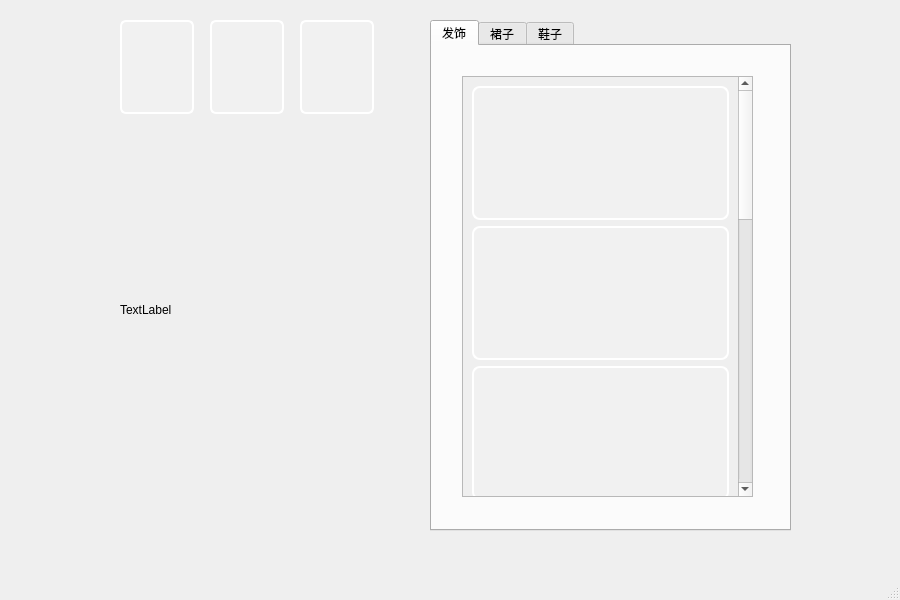
<?xml version="1.0" encoding="UTF-8"?>
<ui version="4.0">
 <class>MainWindow</class>
 <widget class="QMainWindow" name="MainWindow">
  <property name="geometry">
   <rect>
    <x>0</x>
    <y>0</y>
    <width>900</width>
    <height>600</height>
   </rect>
  </property>
  <property name="sizePolicy">
   <sizepolicy hsizetype="Expanding" vsizetype="Expanding">
    <horstretch>0</horstretch>
    <verstretch>0</verstretch>
   </sizepolicy>
  </property>
  <property name="windowTitle">
   <string>MainWindow</string>
  </property>
  <property name="styleSheet">
   <string notr="true">background-image:url(:/images/bg_room.png);
background-repeat:no-repeat;
background-position:center;
background-size:cover;</string>
  </property>
  <widget class="QWidget" name="centralwidget">
   <property name="styleSheet">
    <string notr="true">background-image:url(:/images/bg_room.jpg);
background-repeat:no-repeat;
background-position:center;
background-size:cover;</string>
   </property>
   <widget class="QStackedWidget" name="stackedWidget">
    <property name="geometry">
     <rect>
      <x>0</x>
      <y>0</y>
      <width>900</width>
      <height>600</height>
     </rect>
    </property>
    <property name="sizePolicy">
     <sizepolicy hsizetype="Fixed" vsizetype="Fixed">
      <horstretch>0</horstretch>
      <verstretch>0</verstretch>
     </sizepolicy>
    </property>
    <property name="autoFillBackground">
     <bool>false</bool>
    </property>
    <property name="currentIndex">
     <number>1</number>
    </property>
    <widget class="QWidget" name="page">
     <property name="sizePolicy">
      <sizepolicy hsizetype="Fixed" vsizetype="Fixed">
       <horstretch>0</horstretch>
       <verstretch>0</verstretch>
      </sizepolicy>
     </property>
     <property name="autoFillBackground">
      <bool>false</bool>
     </property>
     <widget class="StartScreenWidget" name="startScreenWidget" native="true">
      <property name="geometry">
       <rect>
        <x>0</x>
        <y>0</y>
        <width>900</width>
        <height>600</height>
       </rect>
      </property>
      <property name="sizePolicy">
       <sizepolicy hsizetype="Fixed" vsizetype="Fixed">
        <horstretch>0</horstretch>
        <verstretch>0</verstretch>
       </sizepolicy>
      </property>
      <property name="autoFillBackground">
       <bool>false</bool>
      </property>
     </widget>
    </widget>
    <widget class="QWidget" name="page_2">
     <property name="sizePolicy">
      <sizepolicy hsizetype="Fixed" vsizetype="Fixed">
       <horstretch>0</horstretch>
       <verstretch>0</verstretch>
      </sizepolicy>
     </property>
     <property name="autoFillBackground">
      <bool>false</bool>
     </property>
     <widget class="QPushButton" name="btnPerson1">
      <property name="geometry">
       <rect>
        <x>120</x>
        <y>20</y>
        <width>74</width>
        <height>94</height>
       </rect>
      </property>
      <property name="styleSheet">
       <string notr="true">QPushButton {
    qproperty-alignment: AlignCenter;
    border-radius: 6px;
    border: 2px solid white;
    background-color: rgba(255,255,255,0.15);
    min-width: 70px;
    min-height: 90px;
    icon-size: 60px 80px; /* 小人图片缩小 */
}
QPushButton:hover {
    border: 2px solid #ffb6d9;
    background-color: rgba(255,182,217,0.25);
}
QPushButton:pressed {
    border: 2px solid #ff88bb;
}</string>
      </property>
      <property name="text">
       <string/>
      </property>
      <property name="icon">
       <iconset resource="images.qrc">
        <normaloff>:/images/person1.png</normaloff>:/images/person1.png</iconset>
      </property>
     </widget>
     <widget class="QPushButton" name="btnPerson2">
      <property name="geometry">
       <rect>
        <x>210</x>
        <y>20</y>
        <width>74</width>
        <height>94</height>
       </rect>
      </property>
      <property name="styleSheet">
       <string notr="true">QPushButton {
    qproperty-alignment: AlignCenter;
    border-radius: 6px;
    border: 2px solid white;
    background-color: rgba(255,255,255,0.15);
    min-width: 70px;
    min-height: 90px;
    icon-size: 60px 80px; /* 小人图片缩小 */
}
QPushButton:hover {
    border: 2px solid #ffb6d9;
    background-color: rgba(255,182,217,0.25);
}
QPushButton:pressed {
    border: 2px solid #ff88bb;
}</string>
      </property>
      <property name="text">
       <string/>
      </property>
      <property name="icon">
       <iconset resource="images.qrc">
        <normaloff>:/images/person2.png</normaloff>:/images/person2.png</iconset>
      </property>
     </widget>
     <widget class="QPushButton" name="btnPerson3">
      <property name="geometry">
       <rect>
        <x>300</x>
        <y>20</y>
        <width>74</width>
        <height>94</height>
       </rect>
      </property>
      <property name="styleSheet">
       <string notr="true">QPushButton {
    qproperty-alignment: AlignCenter;
    border-radius: 6px;
    border: 2px solid white;
    background-color: rgba(255,255,255,0.15);
    min-width: 70px;
    min-height: 90px;
    icon-size: 60px 80px; /* 小人图片缩小 */
}
QPushButton:hover {
    border: 2px solid #ffb6d9;
    background-color: rgba(255,182,217,0.25);
}
QPushButton:pressed {
    border: 2px solid #ff88bb;
}</string>
      </property>
      <property name="text">
       <string/>
      </property>
      <property name="icon">
       <iconset resource="images.qrc">
        <normaloff>:/images/person3.png</normaloff>:/images/person3.png</iconset>
      </property>
     </widget>
     <widget class="QLabel" name="personLabel">
      <property name="geometry">
       <rect>
        <x>120</x>
        <y>110</y>
        <width>300</width>
        <height>400</height>
       </rect>
      </property>
      <property name="minimumSize">
       <size>
        <width>300</width>
        <height>400</height>
       </size>
      </property>
      <property name="styleSheet">
       <string notr="true">background: transparent;</string>
      </property>
      <property name="text">
       <string>TextLabel</string>
      </property>
      <property name="scaledContents">
       <bool>false</bool>
      </property>
     </widget>
     <widget class="QTabWidget" name="tabWidget">
      <property name="geometry">
       <rect>
        <x>430</x>
        <y>20</y>
        <width>361</width>
        <height>511</height>
       </rect>
      </property>
      <property name="styleSheet">
       <string notr="true"/>
      </property>
      <property name="currentIndex">
       <number>0</number>
      </property>
      <widget class="QWidget" name="tab">
       <attribute name="title">
        <string>发饰</string>
       </attribute>
       <widget class="QScrollArea" name="scrollArea">
        <property name="geometry">
         <rect>
          <x>30</x>
          <y>30</y>
          <width>291</width>
          <height>421</height>
         </rect>
        </property>
        <property name="widgetResizable">
         <bool>true</bool>
        </property>
        <widget class="QWidget" name="scrollAreaWidgetContents">
         <property name="geometry">
          <rect>
           <x>0</x>
           <y>0</y>
           <width>275</width>
           <height>1272</height>
          </rect>
         </property>
         <layout class="QGridLayout" name="gridLayout">
          <item row="5" column="0">
           <widget class="QPushButton" name="hair6">
            <property name="styleSheet">
             <string notr="true">QPushButton {
    qproperty-alignment: AlignCenter;
    border-radius: 8px;
    border: 2px solid white;
    background-color: rgba(255,255,255,0.15);
    min-width: 110px;
    min-height: 130px;
    icon-size: 95px 105px;
}
/* 鼠标悬浮上去 → 粉色高亮（你要的效果） */
QPushButton:hover {
    border: 2px solid #ffb6d9;
    background-color: rgba(255,182,217,0.25);
}
/* 点击瞬间轻微变色，不保留框 */
QPushButton:pressed {
    border: 2px solid #ff88bb;
}</string>
            </property>
            <property name="text">
             <string/>
            </property>
            <property name="icon">
             <iconset resource="images.qrc">
              <normaloff>:/images/hair6_thumb.png</normaloff>:/images/hair6_thumb.png</iconset>
            </property>
            <property name="checkable">
             <bool>false</bool>
            </property>
           </widget>
          </item>
          <item row="4" column="0">
           <widget class="QPushButton" name="hair5">
            <property name="styleSheet">
             <string notr="true">QPushButton {
    qproperty-alignment: AlignCenter;
    border-radius: 8px;
    border: 2px solid white;
    background-color: rgba(255,255,255,0.15);
    min-width: 110px;
    min-height: 130px;
    icon-size: 95px 105px;
}
/* 鼠标悬浮上去 → 粉色高亮（你要的效果） */
QPushButton:hover {
    border: 2px solid #ffb6d9;
    background-color: rgba(255,182,217,0.25);
}
/* 点击瞬间轻微变色，不保留框 */
QPushButton:pressed {
    border: 2px solid #ff88bb;
}</string>
            </property>
            <property name="text">
             <string/>
            </property>
            <property name="icon">
             <iconset resource="images.qrc">
              <normaloff>:/images/hair5_thumb.png</normaloff>:/images/hair5_thumb.png</iconset>
            </property>
            <property name="checkable">
             <bool>false</bool>
            </property>
           </widget>
          </item>
          <item row="6" column="0">
           <widget class="QPushButton" name="hair7">
            <property name="styleSheet">
             <string notr="true">QPushButton {
    qproperty-alignment: AlignCenter;
    border-radius: 8px;
    border: 2px solid white;
    background-color: rgba(255,255,255,0.15);
    min-width: 110px;
    min-height: 130px;
    icon-size: 95px 105px;
}
/* 鼠标悬浮上去 → 粉色高亮（你要的效果） */
QPushButton:hover {
    border: 2px solid #ffb6d9;
    background-color: rgba(255,182,217,0.25);
}
/* 点击瞬间轻微变色，不保留框 */
QPushButton:pressed {
    border: 2px solid #ff88bb;
}</string>
            </property>
            <property name="text">
             <string/>
            </property>
            <property name="icon">
             <iconset resource="images.qrc">
              <normaloff>:/images/hair7_thumb.png</normaloff>:/images/hair7_thumb.png</iconset>
            </property>
            <property name="checkable">
             <bool>false</bool>
            </property>
           </widget>
          </item>
          <item row="2" column="0">
           <widget class="QPushButton" name="hair3">
            <property name="styleSheet">
             <string notr="true">QPushButton {
    qproperty-alignment: AlignCenter;
    border-radius: 8px;
    border: 2px solid white;
    background-color: rgba(255,255,255,0.15);
    min-width: 110px;
    min-height: 130px;
    icon-size: 95px 105px;
}
/* 鼠标悬浮上去 → 粉色高亮（你要的效果） */
QPushButton:hover {
    border: 2px solid #ffb6d9;
    background-color: rgba(255,182,217,0.25);
}
/* 点击瞬间轻微变色，不保留框 */
QPushButton:pressed {
    border: 2px solid #ff88bb;
}</string>
            </property>
            <property name="text">
             <string/>
            </property>
            <property name="icon">
             <iconset resource="images.qrc">
              <normaloff>:/images/hair3_thumb.png</normaloff>:/images/hair3_thumb.png</iconset>
            </property>
            <property name="checkable">
             <bool>false</bool>
            </property>
           </widget>
          </item>
          <item row="3" column="0">
           <widget class="QPushButton" name="hair4">
            <property name="styleSheet">
             <string notr="true">QPushButton {
    qproperty-alignment: AlignCenter;
    border-radius: 8px;
    border: 2px solid white;
    background-color: rgba(255,255,255,0.15);
    min-width: 110px;
    min-height: 130px;
    icon-size: 95px 105px;
}
/* 鼠标悬浮上去 → 粉色高亮（你要的效果） */
QPushButton:hover {
    border: 2px solid #ffb6d9;
    background-color: rgba(255,182,217,0.25);
}
/* 点击瞬间轻微变色，不保留框 */
QPushButton:pressed {
    border: 2px solid #ff88bb;
}</string>
            </property>
            <property name="text">
             <string/>
            </property>
            <property name="icon">
             <iconset resource="images.qrc">
              <normaloff>:/images/hair4_thumb.png</normaloff>:/images/hair4_thumb.png</iconset>
            </property>
            <property name="checkable">
             <bool>false</bool>
            </property>
           </widget>
          </item>
          <item row="1" column="0">
           <widget class="QPushButton" name="hair2">
            <property name="styleSheet">
             <string notr="true">QPushButton {
    qproperty-alignment: AlignCenter;
    border-radius: 8px;
    border: 2px solid white;
    background-color: rgba(255,255,255,0.15);
    min-width: 110px;
    min-height: 130px;
    icon-size: 95px 105px;
}
/* 鼠标悬浮上去 → 粉色高亮（你要的效果） */
QPushButton:hover {
    border: 2px solid #ffb6d9;
    background-color: rgba(255,182,217,0.25);
}
/* 点击瞬间轻微变色，不保留框 */
QPushButton:pressed {
    border: 2px solid #ff88bb;
}</string>
            </property>
            <property name="text">
             <string/>
            </property>
            <property name="icon">
             <iconset resource="images.qrc">
              <normaloff>:/images/hair2_thumb.png</normaloff>:/images/hair2_thumb.png</iconset>
            </property>
            <property name="checkable">
             <bool>false</bool>
            </property>
           </widget>
          </item>
          <item row="0" column="0">
           <widget class="QPushButton" name="hair1">
            <property name="styleSheet">
             <string notr="true">QPushButton {
    qproperty-alignment: AlignCenter;
    border-radius: 8px;
    border: 2px solid white;
    background-color: rgba(255,255,255,0.15);
    min-width: 110px;
    min-height: 130px;
    icon-size: 95px 105px;
}
/* 鼠标悬浮上去 → 粉色高亮（你要的效果） */
QPushButton:hover {
    border: 2px solid #ffb6d9;
    background-color: rgba(255,182,217,0.25);
}
/* 点击瞬间轻微变色，不保留框 */
QPushButton:pressed {
    border: 2px solid #ff88bb;
}</string>
            </property>
            <property name="text">
             <string/>
            </property>
            <property name="icon">
             <iconset resource="images.qrc">
              <normaloff>:/images/hair1_thumb.png</normaloff>:/images/hair1_thumb.png</iconset>
            </property>
            <property name="checkable">
             <bool>false</bool>
            </property>
           </widget>
          </item>
          <item row="7" column="0">
           <widget class="QPushButton" name="hair8">
            <property name="styleSheet">
             <string notr="true">QPushButton {
    qproperty-alignment: AlignCenter;
    border-radius: 8px;
    border: 2px solid white;
    background-color: rgba(255,255,255,0.15);
    min-width: 110px;
    min-height: 130px;
    icon-size: 95px 105px;
}
/* 鼠标悬浮上去 → 粉色高亮（你要的效果） */
QPushButton:hover {
    border: 2px solid #ffb6d9;
    background-color: rgba(255,182,217,0.25);
}
/* 点击瞬间轻微变色，不保留框 */
QPushButton:pressed {
    border: 2px solid #ff88bb;
}</string>
            </property>
            <property name="text">
             <string/>
            </property>
            <property name="icon">
             <iconset resource="images.qrc">
              <normaloff>:/images/hair8_thumb.png</normaloff>:/images/hair8_thumb.png</iconset>
            </property>
            <property name="checkable">
             <bool>false</bool>
            </property>
           </widget>
          </item>
          <item row="8" column="0">
           <widget class="QPushButton" name="hair9">
            <property name="styleSheet">
             <string notr="true">QPushButton {
    qproperty-alignment: AlignCenter;
    border-radius: 8px;
    border: 2px solid white;
    background-color: rgba(255,255,255,0.15);
    min-width: 110px;
    min-height: 130px;
    icon-size: 95px 105px;
}
/* 鼠标悬浮上去 → 粉色高亮（你要的效果） */
QPushButton:hover {
    border: 2px solid #ffb6d9;
    background-color: rgba(255,182,217,0.25);
}
/* 点击瞬间轻微变色，不保留框 */
QPushButton:pressed {
    border: 2px solid #ff88bb;
}</string>
            </property>
            <property name="text">
             <string/>
            </property>
            <property name="icon">
             <iconset resource="images.qrc">
              <normaloff>:/images/hair9_thumb.png</normaloff>:/images/hair9_thumb.png</iconset>
            </property>
            <property name="checkable">
             <bool>false</bool>
            </property>
           </widget>
          </item>
         </layout>
        </widget>
       </widget>
      </widget>
      <widget class="QWidget" name="tab_2">
       <attribute name="title">
        <string>裙子</string>
       </attribute>
       <widget class="QScrollArea" name="scrollArea_2">
        <property name="geometry">
         <rect>
          <x>30</x>
          <y>30</y>
          <width>291</width>
          <height>421</height>
         </rect>
        </property>
        <property name="styleSheet">
         <string notr="true">QScrollArea {
    background: transparent;
    border: none;
}
QScrollAreaWidgetContents {
    background: transparent;
}</string>
        </property>
        <property name="widgetResizable">
         <bool>true</bool>
        </property>
        <widget class="QWidget" name="scrollAreaWidgetContents_2">
         <property name="geometry">
          <rect>
           <x>0</x>
           <y>0</y>
           <width>277</width>
           <height>1412</height>
          </rect>
         </property>
         <property name="styleSheet">
          <string notr="true">QScrollArea {
    background: transparent;
    border: none;
}
QScrollAreaWidgetContents {
    background: transparent;
}</string>
         </property>
         <layout class="QGridLayout" name="gridLayout_2">
          <item row="8" column="0">
           <widget class="QPushButton" name="dress9">
            <property name="styleSheet">
             <string notr="true">QPushButton {
    qproperty-alignment: AlignCenter;
    border-radius: 8px;
    border: 2px solid white;
    background-color: rgba(255,255,255,0.15);
    min-width: 110px;
    min-height: 130px;
    icon-size: 95px 105px;
}
/* 鼠标悬浮上去 → 粉色高亮（你要的效果） */
QPushButton:hover {
    border: 2px solid #ffb6d9;
    background-color: rgba(255,182,217,0.25);
}
/* 点击瞬间轻微变色，不保留框 */
QPushButton:pressed {
    border: 2px solid #ff88bb;
}</string>
            </property>
            <property name="text">
             <string/>
            </property>
            <property name="icon">
             <iconset resource="images.qrc">
              <normaloff>:/images/dress9_thumb.png</normaloff>:/images/dress9_thumb.png</iconset>
            </property>
            <property name="checkable">
             <bool>false</bool>
            </property>
           </widget>
          </item>
          <item row="7" column="0">
           <widget class="QPushButton" name="dress8">
            <property name="styleSheet">
             <string notr="true">QPushButton {
    qproperty-alignment: AlignCenter;
    border-radius: 8px;
    border: 2px solid white;
    background-color: rgba(255,255,255,0.15);
    min-width: 110px;
    min-height: 130px;
    icon-size: 95px 105px;
}
/* 鼠标悬浮上去 → 粉色高亮（你要的效果） */
QPushButton:hover {
    border: 2px solid #ffb6d9;
    background-color: rgba(255,182,217,0.25);
}
/* 点击瞬间轻微变色，不保留框 */
QPushButton:pressed {
    border: 2px solid #ff88bb;
}</string>
            </property>
            <property name="text">
             <string/>
            </property>
            <property name="icon">
             <iconset resource="images.qrc">
              <normaloff>:/images/dress8_thumb.png</normaloff>:/images/dress8_thumb.png</iconset>
            </property>
            <property name="checkable">
             <bool>false</bool>
            </property>
           </widget>
          </item>
          <item row="1" column="0">
           <widget class="QPushButton" name="dress2">
            <property name="styleSheet">
             <string notr="true">QPushButton {
    qproperty-alignment: AlignCenter;
    border-radius: 8px;
    border: 2px solid white;
    background-color: rgba(255,255,255,0.15);
    min-width: 110px;
    min-height: 130px;
    icon-size: 95px 105px;
}
/* 鼠标悬浮上去 → 粉色高亮（你要的效果） */
QPushButton:hover {
    border: 2px solid #ffb6d9;
    background-color: rgba(255,182,217,0.25);
}
/* 点击瞬间轻微变色，不保留框 */
QPushButton:pressed {
    border: 2px solid #ff88bb;
}</string>
            </property>
            <property name="text">
             <string/>
            </property>
            <property name="icon">
             <iconset resource="images.qrc">
              <normaloff>:/images/dress2_thumb.png</normaloff>:/images/dress2_thumb.png</iconset>
            </property>
            <property name="checkable">
             <bool>false</bool>
            </property>
           </widget>
          </item>
          <item row="4" column="0">
           <widget class="QPushButton" name="dress5">
            <property name="styleSheet">
             <string notr="true">QPushButton {
    qproperty-alignment: AlignCenter;
    border-radius: 8px;
    border: 2px solid white;
    background-color: rgba(255,255,255,0.15);
    min-width: 110px;
    min-height: 130px;
    icon-size: 95px 105px;
}
/* 鼠标悬浮上去 → 粉色高亮（你要的效果） */
QPushButton:hover {
    border: 2px solid #ffb6d9;
    background-color: rgba(255,182,217,0.25);
}
/* 点击瞬间轻微变色，不保留框 */
QPushButton:pressed {
    border: 2px solid #ff88bb;
}</string>
            </property>
            <property name="text">
             <string/>
            </property>
            <property name="icon">
             <iconset resource="images.qrc">
              <normaloff>:/images/dress5_thumb.png</normaloff>:/images/dress5_thumb.png</iconset>
            </property>
            <property name="checkable">
             <bool>false</bool>
            </property>
           </widget>
          </item>
          <item row="6" column="0">
           <widget class="QPushButton" name="dress7">
            <property name="styleSheet">
             <string notr="true">QPushButton {
    qproperty-alignment: AlignCenter;
    border-radius: 8px;
    border: 2px solid white;
    background-color: rgba(255,255,255,0.15);
    min-width: 110px;
    min-height: 130px;
    icon-size: 95px 105px;
}
/* 鼠标悬浮上去 → 粉色高亮（你要的效果） */
QPushButton:hover {
    border: 2px solid #ffb6d9;
    background-color: rgba(255,182,217,0.25);
}
/* 点击瞬间轻微变色，不保留框 */
QPushButton:pressed {
    border: 2px solid #ff88bb;
}</string>
            </property>
            <property name="text">
             <string/>
            </property>
            <property name="icon">
             <iconset resource="images.qrc">
              <normaloff>:/images/dress7_thumb.png</normaloff>:/images/dress7_thumb.png</iconset>
            </property>
            <property name="checkable">
             <bool>false</bool>
            </property>
           </widget>
          </item>
          <item row="3" column="0">
           <widget class="QPushButton" name="dress4">
            <property name="styleSheet">
             <string notr="true">QPushButton {
    qproperty-alignment: AlignCenter;
    border-radius: 8px;
    border: 2px solid white;
    background-color: rgba(255,255,255,0.15);
    min-width: 110px;
    min-height: 130px;
    icon-size: 95px 105px;
}
/* 鼠标悬浮上去 → 粉色高亮（你要的效果） */
QPushButton:hover {
    border: 2px solid #ffb6d9;
    background-color: rgba(255,182,217,0.25);
}
/* 点击瞬间轻微变色，不保留框 */
QPushButton:pressed {
    border: 2px solid #ff88bb;
}</string>
            </property>
            <property name="text">
             <string/>
            </property>
            <property name="icon">
             <iconset resource="images.qrc">
              <normaloff>:/images/dress4_thumb.png</normaloff>:/images/dress4_thumb.png</iconset>
            </property>
            <property name="checkable">
             <bool>false</bool>
            </property>
           </widget>
          </item>
          <item row="2" column="0">
           <widget class="QPushButton" name="dress3">
            <property name="styleSheet">
             <string notr="true">QPushButton {
    qproperty-alignment: AlignCenter;
    border-radius: 8px;
    border: 2px solid white;
    background-color: rgba(255,255,255,0.15);
    min-width: 110px;
    min-height: 130px;
    icon-size: 95px 105px;
}
/* 鼠标悬浮上去 → 粉色高亮（你要的效果） */
QPushButton:hover {
    border: 2px solid #ffb6d9;
    background-color: rgba(255,182,217,0.25);
}
/* 点击瞬间轻微变色，不保留框 */
QPushButton:pressed {
    border: 2px solid #ff88bb;
}</string>
            </property>
            <property name="text">
             <string/>
            </property>
            <property name="icon">
             <iconset resource="images.qrc">
              <normaloff>:/images/dress3_thumb.png</normaloff>:/images/dress3_thumb.png</iconset>
            </property>
            <property name="checkable">
             <bool>false</bool>
            </property>
           </widget>
          </item>
          <item row="0" column="0">
           <widget class="QPushButton" name="dress1">
            <property name="styleSheet">
             <string notr="true">QPushButton {
    qproperty-alignment: AlignCenter;
    border-radius: 8px;
    border: 2px solid white;
    background-color: rgba(255,255,255,0.15);
    min-width: 110px;
    min-height: 130px;
    icon-size: 95px 105px;
}
/* 鼠标悬浮上去 → 粉色高亮（你要的效果） */
QPushButton:hover {
    border: 2px solid #ffb6d9;
    background-color: rgba(255,182,217,0.25);
}
/* 点击瞬间轻微变色，不保留框 */
QPushButton:pressed {
    border: 2px solid #ff88bb;
}</string>
            </property>
            <property name="text">
             <string/>
            </property>
            <property name="icon">
             <iconset resource="images.qrc">
              <normaloff>:/images/dress1_thumb.png</normaloff>:/images/dress1_thumb.png</iconset>
            </property>
            <property name="checkable">
             <bool>false</bool>
            </property>
           </widget>
          </item>
          <item row="5" column="0">
           <widget class="QPushButton" name="dress6">
            <property name="styleSheet">
             <string notr="true">QPushButton {
    qproperty-alignment: AlignCenter;
    border-radius: 8px;
    border: 2px solid white;
    background-color: rgba(255,255,255,0.15);
    min-width: 110px;
    min-height: 130px;
    icon-size: 95px 105px;
}
/* 鼠标悬浮上去 → 粉色高亮（你要的效果） */
QPushButton:hover {
    border: 2px solid #ffb6d9;
    background-color: rgba(255,182,217,0.25);
}
/* 点击瞬间轻微变色，不保留框 */
QPushButton:pressed {
    border: 2px solid #ff88bb;
}</string>
            </property>
            <property name="text">
             <string/>
            </property>
            <property name="icon">
             <iconset resource="images.qrc">
              <normaloff>:/images/dress6_thumb.png</normaloff>:/images/dress6_thumb.png</iconset>
            </property>
            <property name="checkable">
             <bool>false</bool>
            </property>
           </widget>
          </item>
          <item row="9" column="0">
           <widget class="QPushButton" name="dress10">
            <property name="styleSheet">
             <string notr="true">QPushButton {
    qproperty-alignment: AlignCenter;
    border-radius: 8px;
    border: 2px solid white;
    background-color: rgba(255,255,255,0.15);
    min-width: 110px;
    min-height: 130px;
    icon-size: 95px 105px;
}
/* 鼠标悬浮上去 → 粉色高亮（你要的效果） */
QPushButton:hover {
    border: 2px solid #ffb6d9;
    background-color: rgba(255,182,217,0.25);
}
/* 点击瞬间轻微变色，不保留框 */
QPushButton:pressed {
    border: 2px solid #ff88bb;
}</string>
            </property>
            <property name="text">
             <string/>
            </property>
            <property name="icon">
             <iconset resource="images.qrc">
              <normaloff>:/images/dress10_thumb.png</normaloff>:/images/dress10_thumb.png</iconset>
            </property>
            <property name="checkable">
             <bool>false</bool>
            </property>
           </widget>
          </item>
         </layout>
        </widget>
       </widget>
      </widget>
      <widget class="QWidget" name="tab_3">
       <attribute name="title">
        <string>鞋子</string>
       </attribute>
       <widget class="QScrollArea" name="scrollArea_5">
        <property name="geometry">
         <rect>
          <x>30</x>
          <y>30</y>
          <width>291</width>
          <height>421</height>
         </rect>
        </property>
        <property name="styleSheet">
         <string notr="true">QScrollArea {
    background: transparent;
    border: none;
}
QScrollAreaWidgetContents {
    background: transparent;
}</string>
        </property>
        <property name="widgetResizable">
         <bool>true</bool>
        </property>
        <widget class="QWidget" name="scrollAreaWidgetContents_5">
         <property name="geometry">
          <rect>
           <x>0</x>
           <y>0</y>
           <width>277</width>
           <height>572</height>
          </rect>
         </property>
         <property name="styleSheet">
          <string notr="true">QScrollArea {
    background: transparent;
    border: none;
}
QScrollAreaWidgetContents {
    background: transparent;
}</string>
         </property>
         <layout class="QGridLayout" name="gridLayout_5">
          <item row="2" column="0">
           <widget class="QPushButton" name="shoe3">
            <property name="styleSheet">
             <string notr="true">QPushButton {
    qproperty-alignment: AlignCenter;
    border-radius: 8px;
    border: 2px solid white;
    background-color: rgba(255,255,255,0.15);
    min-width: 110px;
    min-height: 130px;
    icon-size: 95px 105px;
}
/* 鼠标悬浮上去 → 粉色高亮（你要的效果） */
QPushButton:hover {
    border: 2px solid #ffb6d9;
    background-color: rgba(255,182,217,0.25);
}
/* 点击瞬间轻微变色，不保留框 */
QPushButton:pressed {
    border: 2px solid #ff88bb;
}</string>
            </property>
            <property name="text">
             <string/>
            </property>
            <property name="icon">
             <iconset resource="images.qrc">
              <normaloff>:/images/shoe3_thumb.png</normaloff>:/images/shoe3_thumb.png</iconset>
            </property>
            <property name="checkable">
             <bool>false</bool>
            </property>
           </widget>
          </item>
          <item row="0" column="0">
           <widget class="QPushButton" name="shoe1">
            <property name="styleSheet">
             <string notr="true">QPushButton {
    qproperty-alignment: AlignCenter;
    border-radius: 8px;
    border: 2px solid white;
    background-color: rgba(255,255,255,0.15);
    min-width: 110px;
    min-height: 130px;
    icon-size: 95px 105px;
}
/* 鼠标悬浮上去 → 粉色高亮（你要的效果） */
QPushButton:hover {
    border: 2px solid #ffb6d9;
    background-color: rgba(255,182,217,0.25);
}
/* 点击瞬间轻微变色，不保留框 */
QPushButton:pressed {
    border: 2px solid #ff88bb;
}</string>
            </property>
            <property name="text">
             <string/>
            </property>
            <property name="icon">
             <iconset resource="images.qrc">
              <normaloff>:/images/shoe1_thumb.png</normaloff>:/images/shoe1_thumb.png</iconset>
            </property>
            <property name="checkable">
             <bool>false</bool>
            </property>
           </widget>
          </item>
          <item row="1" column="0">
           <widget class="QPushButton" name="shoe2">
            <property name="styleSheet">
             <string notr="true">QPushButton {
    qproperty-alignment: AlignCenter;
    border-radius: 8px;
    border: 2px solid white;
    background-color: rgba(255,255,255,0.15);
    min-width: 110px;
    min-height: 130px;
    icon-size: 95px 105px;
}
/* 鼠标悬浮上去 → 粉色高亮（你要的效果） */
QPushButton:hover {
    border: 2px solid #ffb6d9;
    background-color: rgba(255,182,217,0.25);
}
/* 点击瞬间轻微变色，不保留框 */
QPushButton:pressed {
    border: 2px solid #ff88bb;
}</string>
            </property>
            <property name="text">
             <string/>
            </property>
            <property name="icon">
             <iconset resource="images.qrc">
              <normaloff>:/images/shoe2_thumb.png</normaloff>:/images/shoe2_thumb.png</iconset>
            </property>
            <property name="checkable">
             <bool>false</bool>
            </property>
           </widget>
          </item>
          <item row="3" column="0">
           <widget class="QPushButton" name="shoe4">
            <property name="styleSheet">
             <string notr="true">QPushButton {
    qproperty-alignment: AlignCenter;
    border-radius: 8px;
    border: 2px solid white;
    background-color: rgba(255,255,255,0.15);
    min-width: 110px;
    min-height: 130px;
    icon-size: 95px 105px;
}
/* 鼠标悬浮上去 → 粉色高亮（你要的效果） */
QPushButton:hover {
    border: 2px solid #ffb6d9;
    background-color: rgba(255,182,217,0.25);
}
/* 点击瞬间轻微变色，不保留框 */
QPushButton:pressed {
    border: 2px solid #ff88bb;
}</string>
            </property>
            <property name="text">
             <string/>
            </property>
            <property name="icon">
             <iconset resource="images.qrc">
              <normaloff>:/images/shoe4_thumb.png</normaloff>:/images/shoe4_thumb.png</iconset>
            </property>
            <property name="checkable">
             <bool>false</bool>
            </property>
           </widget>
          </item>
         </layout>
        </widget>
       </widget>
      </widget>
     </widget>
     <widget class="QPushButton" name="btnReturn">
      <property name="geometry">
       <rect>
        <x>10</x>
        <y>10</y>
        <width>80</width>
        <height>97</height>
       </rect>
      </property>
      <property name="styleSheet">
       <string notr="true">QPushButton {
    background-color: transparent;
    border: none;
}
QPushButton:hover {
    background-color: rgba(255,255,255,0.2); /* 鼠标悬浮时淡白高亮，可选 */
    border-radius: 40px; /* 圆形图标就设为宽/高的一半，80x80的按钮就是40 */
}</string>
      </property>
      <property name="text">
       <string/>
      </property>
      <property name="icon">
       <iconset resource="images.qrc">
        <normaloff>:/images/return.png</normaloff>:/images/return.png</iconset>
      </property>
      <property name="iconSize">
       <size>
        <width>80</width>
        <height>97</height>
       </size>
      </property>
     </widget>
     <widget class="QPushButton" name="btnClean">
      <property name="geometry">
       <rect>
        <x>190</x>
        <y>502</y>
        <width>80</width>
        <height>93</height>
       </rect>
      </property>
      <property name="styleSheet">
       <string notr="true">QPushButton {
    background-color: transparent;
    border: none;
}
QPushButton:hover {
    background-color: rgba(255,255,255,0.2);
    border-radius: 15px; /* 圆角和你的图标匹配 */
}</string>
      </property>
      <property name="text">
       <string/>
      </property>
      <property name="icon">
       <iconset resource="images.qrc">
        <normaloff>:/images/clean.png</normaloff>:/images/clean.png</iconset>
      </property>
      <property name="iconSize">
       <size>
        <width>80</width>
        <height>93</height>
       </size>
      </property>
     </widget>
     <widget class="QPushButton" name="btnRandom">
      <property name="geometry">
       <rect>
        <x>10</x>
        <y>500</y>
        <width>190</width>
        <height>90</height>
       </rect>
      </property>
      <property name="styleSheet">
       <string notr="true">QPushButton {
    background-color: transparent;
    border: none;
}
QPushButton:hover {
    background-color: rgba(255,255,255,0.2);
    border-radius: 15px; /* 圆角和你的图标匹配 */
}</string>
      </property>
      <property name="text">
       <string/>
      </property>
      <property name="icon">
       <iconset resource="images.qrc">
        <normaloff>:/images/random.png</normaloff>:/images/random.png</iconset>
      </property>
      <property name="iconSize">
       <size>
        <width>190</width>
        <height>90</height>
       </size>
      </property>
     </widget>
    </widget>
   </widget>
  </widget>
  <widget class="QMenuBar" name="menubar">
   <property name="geometry">
    <rect>
     <x>0</x>
     <y>0</y>
     <width>900</width>
     <height>21</height>
    </rect>
   </property>
  </widget>
  <widget class="QStatusBar" name="statusbar"/>
 </widget>
 <customwidgets>
  <customwidget>
   <class>StartScreenWidget</class>
   <extends>QWidget</extends>
   <header location="global">startscreenwidget.h</header>
   <container>1</container>
  </customwidget>
 </customwidgets>
 <resources>
  <include location="images.qrc"/>
 </resources>
 <connections/>
</ui>
